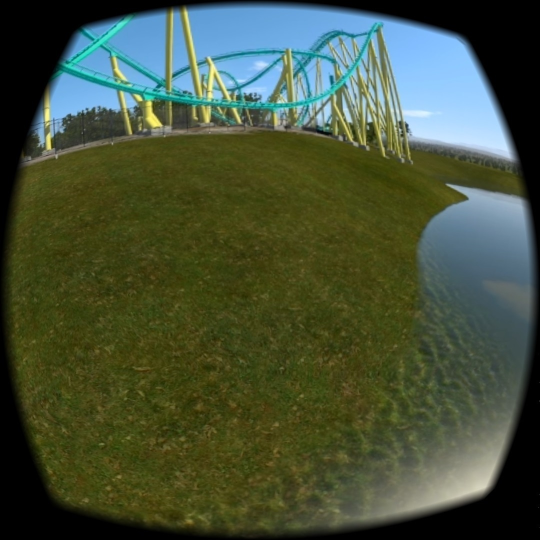
#> input picture py/12.jpg, 1080 x 1080 px, given in place of the camera (shown at 1/2 size)
$ python goruntuCiz.py
#> lines starting #> are read from the running program, lines starting #| are printed output that depends on the picture; after the words box and inside, x2 and y2 are one past the last pixel; in counts of white or black regions, pixels touching at a corner belong together
import cv2
import numpy as np

cap = cv2.VideoCapture(0)
cizim = False

a, b= -1,-1
bosEkran = np.zeros((480,640,3), np.uint8)

while True:
    _, frame = cap.read()
#> frame is the input picture: shape (1080, 1080, 3); mean B, G, R 57.9, 80.6, 69.1
    hsv = cv2.cvtColor(frame,cv2.COLOR_BGR2HSV)
#> hsv: shape (1080, 1080, 3); mean H, S, V 42.7, 126.4, 86.9
    lower = np.array([0, 109, 219])
    upper = np.array([216, 255, 255])
    mask = cv2.inRange(hsv, lower, upper)
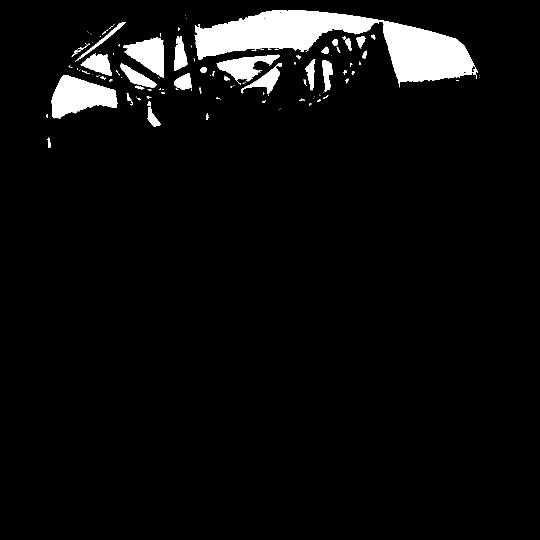
#> mask: shape (1080, 1080) (shown at 1/2 size); 5.2% white; 129 white regions (85 under 20 px)
    _, esik = cv2.threshold(mask, 20, 255, cv2.THRESH_BINARY)
    contur,_ = cv2.findContours(mask, cv2.RETR_TREE, cv2.CHAIN_APPROX_SIMPLE)
#> contur = 153 contours, 119 with area under 20; largest, box (x1, y1, x2, y2) and area: (389, 20, 956, 175) 34998, (103, 150, 235, 237) 6851, (246, 75, 328, 155) 3630, (433, 109, 560, 164) 2903, (162, 107, 223, 152) 1489

    for k in contur:
        (x,y,w,h) = cv2.boundingRect(k)
        if cv2.contourArea(k) > 700:
            cv2.rectangle(frame, (x,y), (x+w, y+h), (0,0,255), 2)
            centX, centY = ((x+(x+w)) / 2, (y+(y+h)) / 2)
            a, b = int(centX), int(centY)
            cv2.putText(frame, "center", (int(centX) - 20, int(centY) - 20),
                       cv2.FONT_HERSHEY_SIMPLEX, 0.5, (255, 255, 255), 2)
            cizim = True
            if cizim == True:
                #cv2.line(frame, (a, b), (int(centX), int(centY)), (255,0,0), 5)
                cv2.circle(frame, (int(centX), int(centY)), 10, (255, 0, 0), -2)

                cv2.circle(bosEkran, (int(centX), int(centY)), 10, (255, 0, 0), -2)
                f,g,h = bosEkran.shape
                roi = frame[0:f, 0:g]
                frameGray = cv2.cvtColor(bosEkran, cv2.COLOR_BGR2GRAY)
                ret, mask2 = cv2.threshold(frameGray, 20, 255, cv2.THRESH_BINARY)
                mask2_inv = cv2.bitwise_not(mask2)
                bosEkran_bg = cv2.bitwise_and(bosEkran, bosEkran, mask=mask2)
                bosEkran_fg = cv2.bitwise_and(roi, roi, mask=mask2_inv)
                toplam = cv2.add(bosEkran_fg,bosEkran_bg)
                frame[0:f, 0:g] = toplam

                print(a, b)
            else:
                cizim = False
#> this loop made 153 passes
#> (x, y, w, centX, centY, a, b) on passes 60, 62, 75, 77, 81, 88, 91, 119, 124, 142: (103, 150, 132, 169, 193.5, 169, 193), (349, 146, 35, 366.5, 163, 366, 163), (240, 127, 73, 276.5, 151.5, 276, 151), (483, 126, 81, 523.5, 157.5, 523, 157), (645, 120, 21, 655.5, 151.5, 655, 151), (433, 109, 127, 496.5, 136.5, 496, 136), (162, 107, 61, 192.5, 129.5, 192, 129), (246, 75, 82, 287, 115, 287, 115), (348, 72, 27, 361.5, 107, 361, 107), (389, 20, 567, 672.5, 97.5, 672, 97)
#> (x, y, w) on passes 1 to 6: (95, 275, 6), (93, 228, 2), (412, 226, 5), (558, 218, 1), (561, 217, 1), (295, 213, 27)
#| 169 193
#| 366 163
#| 276 151
#| 523 157
#| 655 151
#| 496 136
#| 192 129
#| 287 115
#> (further printed lines are left out)
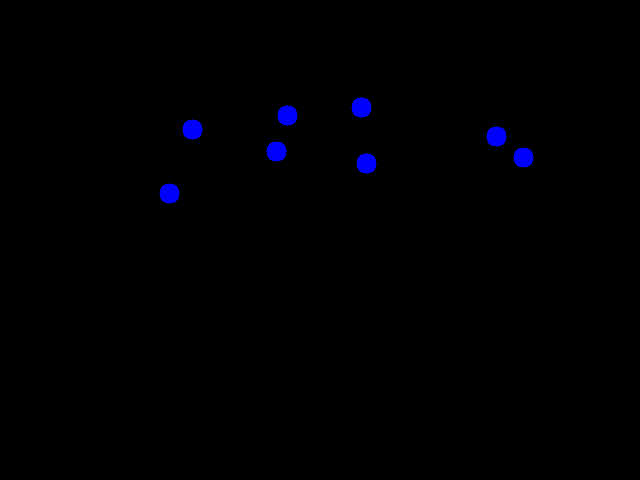
#> bosEkran: shape (480, 640, 3); mean B, G, R 2.1, 0, 0
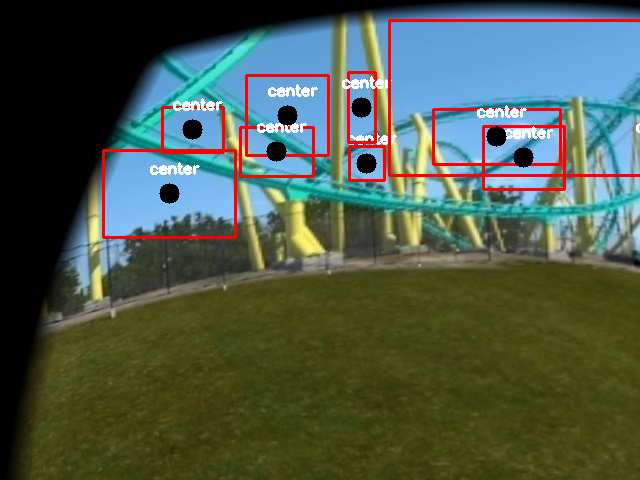
#> bosEkran_fg: shape (480, 640, 3); mean B, G, R 75.5, 89.9, 76.9
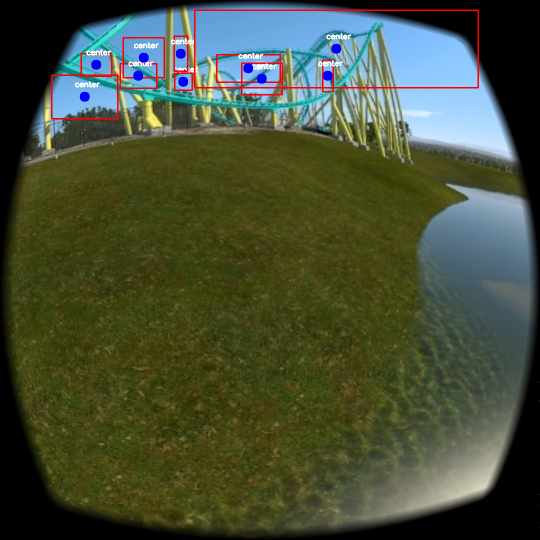
#> frame: shape (1080, 1080, 3) (shown at 1/2 size); 1.47% of pixels changed, all inside (x1, y1, x2, y2) = (102, 19, 958, 239)
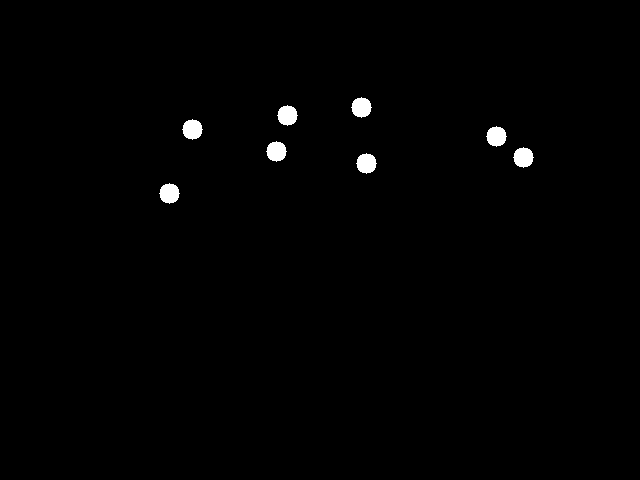
#> frameGray: shape (480, 640); values 0 (black) and 29 (white), 0.83% white; 8 white regions, largest, box (x1, y1, x2, y2) and area: (351, 97, 372, 118) 317, (277, 105, 298, 126) 317, (182, 119, 203, 140) 317
    cv2.imshow("Image", frame)
    cv2.imshow("bosE", bosEkran)
    #cv2.imshow("bos", bosEkran)
    if cv2.waitKey(1) & 0xFF == ord("q"):
#> (key q is pressed here)
        break
cv2.destroyAllWindows()
